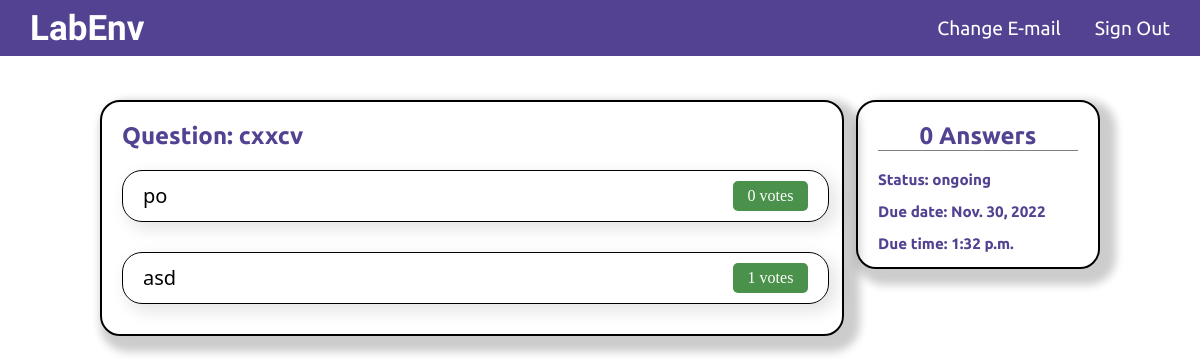
The app's page /lab/question/26 (signed in) with its own data.
### lab/models.py (models this page shows)
class Poll(models.Model):
    assignment_in = models.OneToOneField(Assignment,on_delete=models.CASCADE,default=False)
    question = models.TextField(max_length=500)
    option_one = models.CharField(max_length=30,blank=True)
    option_two = models.CharField(max_length=30,blank=True)
    option_three = models.CharField(max_length=30,blank=True)
    option_four = models.CharField(max_length=30,blank=True)
    option_five = models.CharField(max_length=30,blank=True)
    option_one_count = models.IntegerField(default=-1)
    option_two_count = models.IntegerField(default=-1)
    option_three_count = models.IntegerField(default=-1)
    option_four_count = models.IntegerField(default=-1)
    option_five_count = models.IntegerField(default=-1)

class Assignment(models.Model):
    class_in = models.ForeignKey(ClassRoom,on_delete=models.CASCADE)
    type = models.CharField(max_length=100,default="Question")
    created = models.DateTimeField(auto_now_add=True)
    updated = models.DateTimeField(auto_now=True)
    due_date = models.DateField(blank=True)
    due_time = models.TimeField(default=False,blank=True)
    status = models.CharField(default='ongoing',max_length=20)
    question = models.TextField(max_length=500)
    class Meta:
        ordering = ['-created']

### lab/views.py (the view)
# urls.py: path('question/<str:pk>', views.question, name='question'),
@login_required(login_url='/accounts/login')
def question(request,pk):
    assignment = Assignment.objects.get(id=pk)
    answers = assignment.answer_set.all()
    poll=None
    voters=[]
    if assignment.type == 'poll':
        poll = assignment.poll
        voters = poll.voter_set.all()
    if assignment.type == 'assignment':
        return redirect('compiler',pk=pk)
    form = add_answer_form()
    vote_list = []
    for voter in voters:
        vote_list.append(voter.voter)
    return render(request, 'lab/question.html',{'assignment':assignment,'form':form,'answers':answers,'poll':poll,"voters":vote_list})

### templates/lab/question.html (shortened to what this page needs)
{% extends "account/base.html" %}
{% load static %}
{% block content %}
<div class='answers'>
    <div class='answer_div'>
        {% if assignment.type|lower == "poll"|lower %}
        <div class="answer_area">
            <h2 class='heading'>Question: {{ poll.question }}</h2>
                {% if user not in voters %}
                    <form method="post" action="{% url 'vote' pk=poll.id %}" class="loginform">
                        {% csrf_token %}
                        {% if poll.option_one %}
                            <div class="vote">
                                <input type="radio" name="poll" value="option1">
                                <label class="poll_label">
                                    {{ poll.option_one }}
                                </label>
                            </div>
                        {% endif %}
                        {% if poll.option_two %}
                            <div class="vote">
                                <input type="radio" name="poll" value="option2">
                                <label class="poll_label">
                                    {{ poll.option_two }}
                                </label>
                            </div>
                        {% endif %}
                        {% if poll.option_three %}
                            <div class="vote">
                                <input type="radio" name="poll" value="option3">
                                <label class="poll_label">
                                    {{ poll.option_three }}
                                </label>
                            </div>
                        {% endif %}
                        {% if poll.option_four %}
                            <div class="vote">
                                <input type="radio" name="poll" value="option4">
                                <label class="poll_label">
                                    {{ poll.option_four }}
                                </label>
                            </div>
                        {% endif %}
                        {% if poll.option_five %}
                            <div class="vote">
                                <input type="radio" name="poll" value="option5">
                                <label class="poll_label">
                                    {{ poll.option_five }}
                                </label>
                            </div>
                        {% endif %}
                        <button type='submit' ><span>Vote</span></button>
                    </form>
                {% else %}
                    <div class="votes">
                        {% if poll.option_three %}
                            <div class="vote">
                                <label class="poll_label">
                                    {{ poll.option_three }}
                                </label>
                                <p>
                                    {{poll.option_three_count}} votes
                                </p>
                            </div>
                        {% endif %}
                        {% if poll.option_four %}
                            <div class="vote">
                                <label class="poll_label">
                                    {{ poll.option_four }}
                                </label>
                                <p>
                                    {{poll.option_four_count}} votes
                                </p>
                            </div>
                        {% endif %}
                    </div>
                {% endif %}
            </div>
        {% endif %}
        <div class='answer_desc'>
            <h2 class='heading'>{{answers.count}} Answers</h2>
            <div>
                <h3>Status: {{ assignment.status }}</h3>
                <h3>Due date: {{ assignment.due_date }}</h3>
                <h3>Due time: {{ assignment.due_time }}</h3>
            </div>
        </div>
    </div>
</div>
{% endblock %}

### assets/accounts/styles.css (style rules this page uses)
body { margin: 0; margin-top: 55px; background-color: white; }
.heading { color: #534292; font-size: x-large; font-family: 'Ubuntu', sans-serif; }
.answer_div { display: flex; flex-direction: row; height: auto; margin: 100px 100px 30px 100px; justify-content: space-between; }
.answer_area, .answer_desc { border: 2px solid black; border-radius: 20px; padding: 0 20px 0 20px; box-shadow: 8px 8px 8px 8px rgba(0, 0, 0, 0.2); }
.answer_area { width: 70%; display: flex; flex-direction: column; }
.answer_desc { height: 26%; width: 20%; }
.answer_desc > h2 { text-align: center; border-bottom: 1px solid grey; }
.answer_desc > div { justify-content: space-evenly; color: #534292; font-size: small; font-family: 'Ubuntu', sans-serif; }
.vote { width: 95%; display: flex; justify-content: space-between; border: 1px solid black; border-radius: 20px; padding: 0 20px 0 20px; box-shadow: 6px 6px 16px 2px rgba(0, 0, 0, 0.1); margin-bottom: 30px; height: 50px; align-items: center; }
.poll_label { font-family: 'Segoe UI', Tahoma, Geneva, Verdana, sans-serif; font-size: 20px; }
.vote > p { background-color: #4a924b; width: 75px; display: flex; height: 30px; text-align: center; align-items: center; border-radius: 5px; color: white; justify-content: center; }

### records on screen
Poll: question "cxxcv", option_three "po", option_three_count "0", option_four "asd", option_four_count "1"
Assignment: count "0", status "ongoing", due_date "Nov. 30, 2022", due_time "1:32 p.m."
